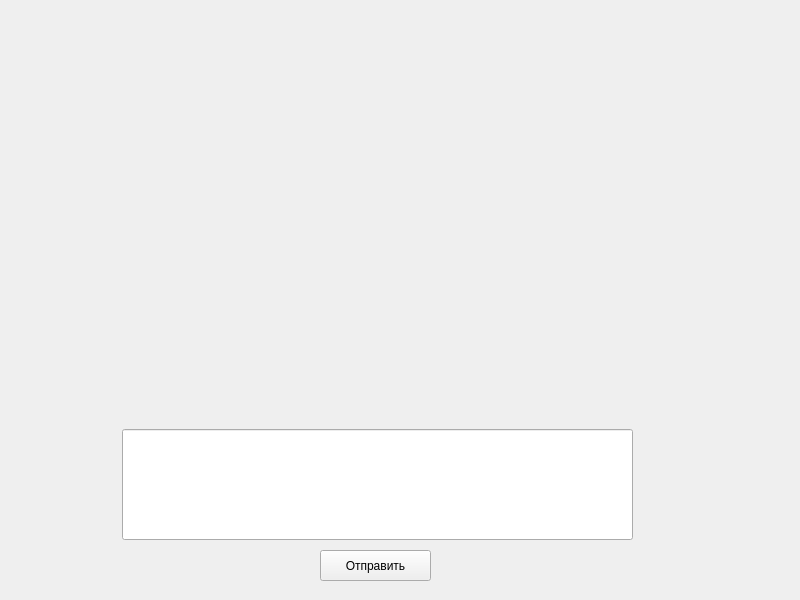
<?xml version="1.0" encoding="UTF-8"?>
<ui version="4.0">
 <class>MainWindow</class>
 <widget class="QMainWindow" name="MainWindow">
  <property name="geometry">
   <rect>
    <x>0</x>
    <y>0</y>
    <width>800</width>
    <height>600</height>
   </rect>
  </property>
  <property name="windowTitle">
   <string>MainWindow</string>
  </property>
  <widget class="QWidget" name="centralwidget">
   <widget class="QPushButton" name="setTextChatButton">
    <property name="geometry">
     <rect>
      <x>320</x>
      <y>550</y>
      <width>111</width>
      <height>31</height>
     </rect>
    </property>
    <property name="text">
     <string>Отправить</string>
    </property>
   </widget>
   <widget class="QLabel" name="connected_status">
    <property name="geometry">
     <rect>
      <x>0</x>
      <y>0</y>
      <width>261</width>
      <height>41</height>
     </rect>
    </property>
    <property name="font">
     <font>
      <family>Bahnschrift</family>
      <pointsize>20</pointsize>
      <weight>75</weight>
      <bold>true</bold>
     </font>
    </property>
    <property name="text">
     <string/>
    </property>
   </widget>
   <widget class="QLineEdit" name="setTextChatLine">
    <property name="geometry">
     <rect>
      <x>122</x>
      <y>429</y>
      <width>511</width>
      <height>111</height>
     </rect>
    </property>
   </widget>
   <widget class="QLabel" name="chat">
    <property name="geometry">
     <rect>
      <x>20</x>
      <y>80</y>
      <width>761</width>
      <height>341</height>
     </rect>
    </property>
    <property name="font">
     <font>
      <stylestrategy>PreferDefault</stylestrategy>
     </font>
    </property>
    <property name="layoutDirection">
     <enum>Qt::LeftToRight</enum>
    </property>
    <property name="text">
     <string/>
    </property>
   </widget>
  </widget>
 </widget>
 <resources/>
 <connections/>
</ui>
